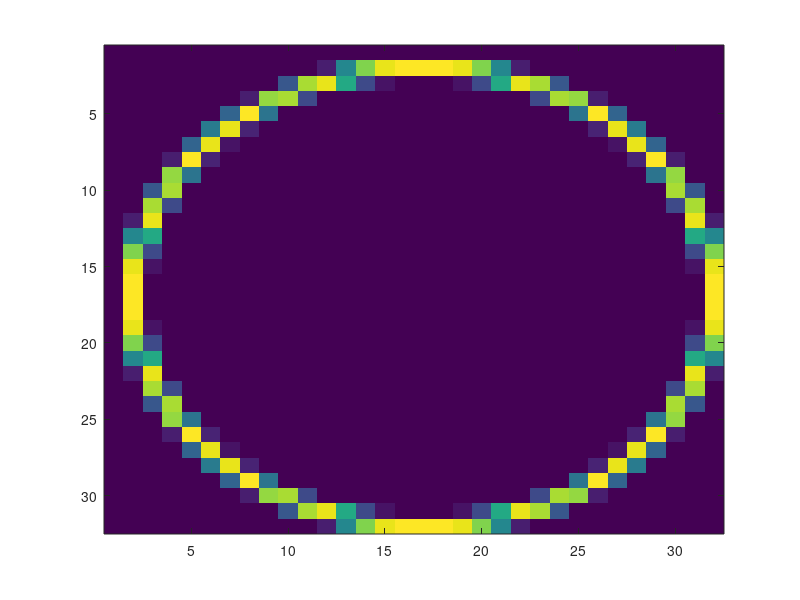

Recreate this plot in MATLAB.

function radial_filter_bank
close all;
FFTN    =   32;
RSTEPS  =   16;
DELTAR  =   (FFTN/2)/RSTEPS

[x,y]   =   meshgrid(-FFTN/2:FFTN/2-1,-FFTN/2:FFTN/2-1);
r       =   sqrt(x.^2+y.^2);
filter  =   [];
pause;
for r0  =   0:DELTAR:(RSTEPS-1)*DELTAR
     msk = 0.5*(1+cos(pi*(r-r0)/DELTAR));
     msk(abs(r-r0)>DELTAR) =0;
     filter = [filter,msk(:)];
     imagesc(msk);
     pause;
end;
radf    =   filter;
save radial_filters radf; 

fp = fopen('radial_filter.h','w');
for i = 1:size(filter,2)
    k = 1;
    fprintf(fp,'{');
    for j = 1:size(filter,1)
        fprintf(fp,'%f,',filter(j,i));
        if(k == 32) k=0; fprintf(fp,'\n'); end;
        k = k+1;
    end;
    fprintf(fp,'}\n');
end;
fclose(fp);